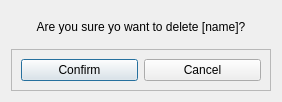
<?xml version="1.0" encoding="UTF-8"?>
<ui version="4.0">
 <class>DeleteStaffDialog</class>
 <widget class="QDialog" name="DeleteStaffDialog">
  <property name="geometry">
   <rect>
    <x>0</x>
    <y>0</y>
    <width>282</width>
    <height>102</height>
   </rect>
  </property>
  <property name="windowTitle">
   <string>Delete Staff</string>
  </property>
  <layout class="QVBoxLayout" name="verticalLayout">
   <item>
    <widget class="QLabel" name="notification">
     <property name="text">
      <string>Are you sure yo want to delete [name]?</string>
     </property>
     <property name="alignment">
      <set>Qt::AlignCenter</set>
     </property>
    </widget>
   </item>
   <item>
    <widget class="QFrame" name="frame">
     <property name="frameShape">
      <enum>QFrame::StyledPanel</enum>
     </property>
     <property name="frameShadow">
      <enum>QFrame::Raised</enum>
     </property>
     <layout class="QHBoxLayout" name="horizontalLayout">
      <item>
       <widget class="QPushButton" name="confirm">
        <property name="text">
         <string>Confirm</string>
        </property>
       </widget>
      </item>
      <item>
       <widget class="QPushButton" name="cancel">
        <property name="text">
         <string>Cancel</string>
        </property>
       </widget>
      </item>
     </layout>
    </widget>
   </item>
  </layout>
 </widget>
 <resources/>
 <connections/>
</ui>
